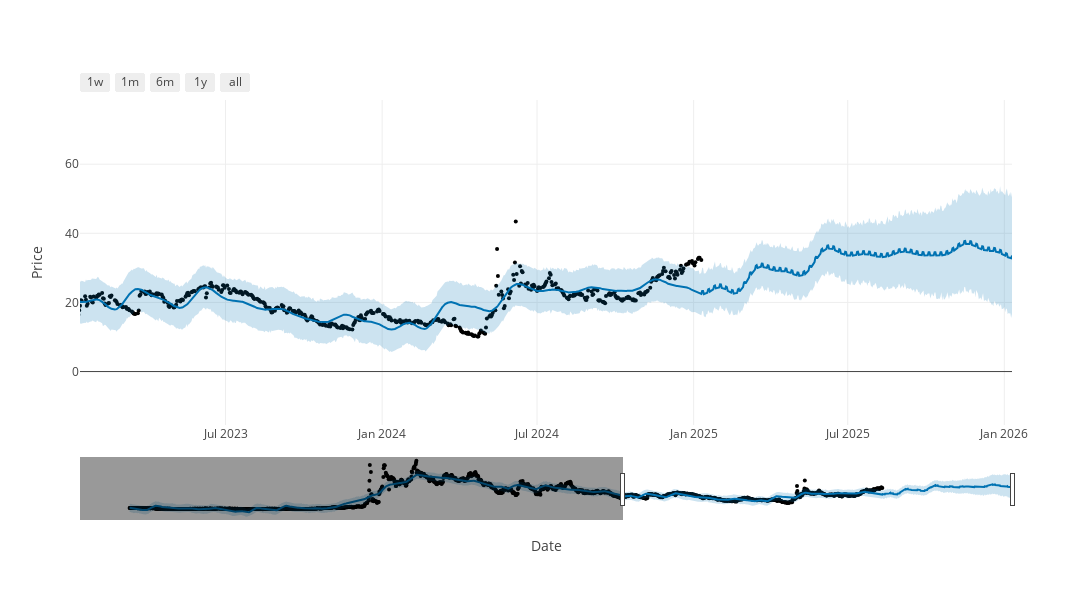

Notebook code cell kept with this figure:
### Code cell
# # get interactive visual

# # Plot Forecast
fig1 = plot_plotly(m1, forecast)
# fig1.layout.update(title_text=f"Forecast for 1 Year: {ticker_name} '{selected_stock}'")
fig1.update_layout(yaxis_title='Price', 
                   xaxis_title='Date',
                   width=1500
                   )
# # Calculate default date range
end_date = forecast['ds'].max()
start_date = end_date - pd.Timedelta(days=1095)
fig1.update_xaxes(range=[start_date, end_date])
# fig1.update_layout(xaxis_rangeslider_visible=False)
fig1

### Figure 1 — Plotly figure (JSON) as saved in the notebook; plotly's stock layout.template omitted (floating-point values rounded to 4 significant figures; data arrays with more than 128 entries replaced by an {"elided": "..."} marker saying what was removed)
{"data": [{"marker": {"color": "black", "size": 4}, "mode": "markers", "name": "Actual", "type": "scatter", "x": {"elided": "1460 str values"}, "y": {"elided": "1460 float values"}}, {"hoverinfo": "skip", "line": {"width": 0}, "mode": "lines", "type": "scatter", "x": {"elided": "1825 str values"}, "y": {"elided": "1825 float values"}}, {"fill": "tonexty", "fillcolor": "rgba(0, 114, 178, 0.2)", "line": {"color": "#0072B2", "width": 2}, "mode": "lines", "name": "Predicted", "type": "scatter", "x": {"elided": "1825 str values"}, "y": {"elided": "1825 float values"}}, {"fill": "tonexty", "fillcolor": "rgba(0, 114, 178, 0.2)", "hoverinfo": "skip", "line": {"width": 0}, "mode": "lines", "type": "scatter", "x": {"elided": "1825 str values"}, "y": {"elided": "1825 float values"}}], "layout": {"height": 600, "showlegend": false, "width": 1500, "xaxis": {"range": ["2023-01-11T00:00:00", "2026-01-10T00:00:00"], "rangeselector": {"buttons": [{"count": 7, "label": "1w", "step": "day", "stepmode": "backward"}, {"count": 1, "label": "1m", "step": "month", "stepmode": "backward"}, {"count": 6, "label": "6m", "step": "month", "stepmode": "backward"}, {"count": 1, "label": "1y", "step": "year", "stepmode": "backward"}, {"step": "all"}]}, "rangeslider": {"visible": true}, "title": {"text": "Date"}, "type": "date"}, "yaxis": {"title": {"text": "Price"}}}}
